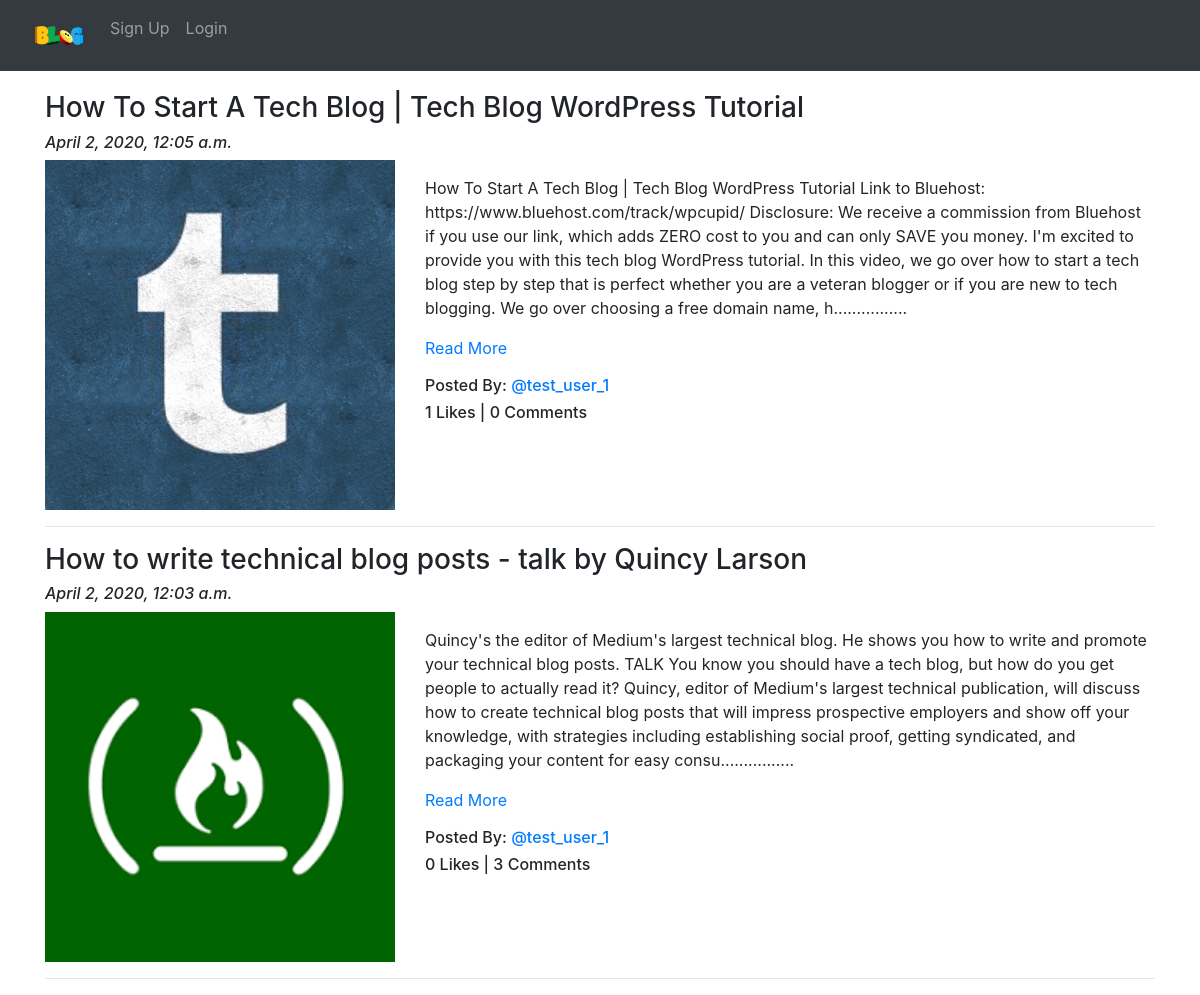
Screenshot of /blog/ with the database file from the repository.
### App_Blog/models.py (models this page shows, shortened)
class Blog(models.Model):
    author = models.ForeignKey(User, on_delete=models.CASCADE, related_name='post_author')
    blog_title = models.CharField(max_length=264, verbose_name="Put a Title")
    slug = models.SlugField(max_length=264, unique=True)
    blog_content = models.TextField(verbose_name="What is on your mind?")
    blog_image = models.ImageField(upload_to='blog_images', verbose_name="Image")
    publish_date = models.DateTimeField(auto_now_add=True)
    update_date = models.DateTimeField(auto_now=True)
    class Meta:
        ordering = ['-publish_date',]

### App_Blog/views.py (the view)
# urls.py: path('', views.BlogList.as_view(), name='blog_list'),
class BlogList(ListView):
    context_object_name = 'blogs'
    model = Blog
    template_name = 'App_Blog/blog_list.html'

### App_Blog/templatetags/custom_filters.py (called while the page is built)
def range_filter(value):
    return value[0:500] + "................"

### templates/App_Blog/blog_list.html (shortened to what this page needs)
{% extends 'base.html' %}
{% load custom_filters %}
{% block body_block %}
{% for blog in blogs %}
<h3>{{blog.blog_title}}</h3>
<h6><i>{{blog.publish_date}}</i></h6>
<div class="row">
  <div class="col-sm-4">
    <img src="/media/{{blog.blog_image}}" alt="{{blog.blog_title}}" title="{{blog.blog_title}}" width="100%">
  </div>
  <div class="col-sm-8">
    <p>{{blog.blog_content|range_filter|linebreaks}}<a href="{% url 'App_Blog:blog_details' slug=blog.slug %}">Read More</a></p>
    <h6>Posted By: <a href="">@{{blog.author}}</a></h6>
    <h6>{{blog.liked_blog.count}} Likes | {{blog.blog_comment.count}} Comments</h6>
  </div>
</div>
<hr>
{% endfor %}
{% endblock %}

### templates/base.html (shortened to what this page needs)
<!DOCTYPE html>
<html lang="en" dir="ltr">
  <head>
    <link rel="stylesheet" href="https://maxcdn.bootstrapcdn.com/bootstrap/4.4.1/css/bootstrap.min.css">
    <link href="https://maxcdn.bootstrapcdn.com/font-awesome/4.7.0/css/font-awesome.min.css" rel="stylesheet">
  </head>
  <body>
    <nav class="navbar navbar-expand-sm bg-dark navbar-dark">
      <ul class="navbar-nav">
        <li class="nav-item active">
          <a class="nav-link" href="{% url 'index' %}"><img src="/media/logo.png" width="70px"></a>
        </li>
        {% if user.is_authenticated %}
        <div class="nav-item dropdown">
          <a class="nav-link dropdown-toggle" href="" id="navbardrop" data-toggle="dropdown">
            @{{user.username}}
          </a>
          <div class="dropdown-menu">
            <a class="dropdown-item" href="{% url 'App_Blog:create_blog' %}">Write Blog</a>
            <a class="dropdown-item" href="{% url 'App_Blog:my_blogs' %}">My Blogs</a>
            <a class="dropdown-item" href="{% url 'App_Login:profile' %}">Your Profile</a>
            <hr>
            <a class="dropdown-item" href="{% url 'App_Login:logout' %}">Logout</a>
          </div>
        </div>
        {% else %}
        <li class="nav-item">
          <a class="nav-link" href="{% url 'App_Login:signup' %}">Sign Up</a>
        </li>
        <li class="nav-item">
          <a class="nav-link" href="{% url 'App_Login:login' %}">Login</a>
        </li>
        {% endif %}
      </ul>
    </nav>
    <div class="container" style="padding-top:20px;">
      {% block body_block %}
      {% endblock %}
    </div>
  </body>
</html>

### rows the page displays
Blog: blog_title "How To Start A Tech Blog | Tech Blog WordPress Tutorial", publish_date "April 2, 2020, 12:05 a.m.", blog_image (picture), blog_content|range_filter "How To Start A Tech Blog | Tech Blog WordPress Tutorial Link to Bluehost: https://www.bluehost.com/track/wpcupid/ Disclosure: We receive a commission from Bluehost if you use our link, which adds ZERO cost to you and can only SAVE you money. I'm excited to provide you with this tech blog WordPress tutorial. In this video, we go over how to start a tech blog step by step that is perfect whether you are a veteran blogger or if you are new to tech blogging. We go over choosing a free domain name, h................", author "test_user_1", liked_blog.count "1", blog_comment.count "0"
Blog: blog_title "How to write technical blog posts - talk by Quincy Larson", publish_date "April 2, 2020, 12:03 a.m.", blog_image (picture), blog_content|range_filter "Quincy's the editor of Medium's largest technical blog. He shows you how to write and promote your technical blog posts. TALK You know you should have a tech blog, but how do you get people to actually read it? Quincy, editor of Medium's largest technical publication, will discuss how to create technical blog posts that will impress prospective employers and show off your knowledge, with strategies including establishing social proof, getting syndicated, and packaging your content for easy consu................", author "test_user_1", liked_blog.count "0", blog_comment.count "3"
